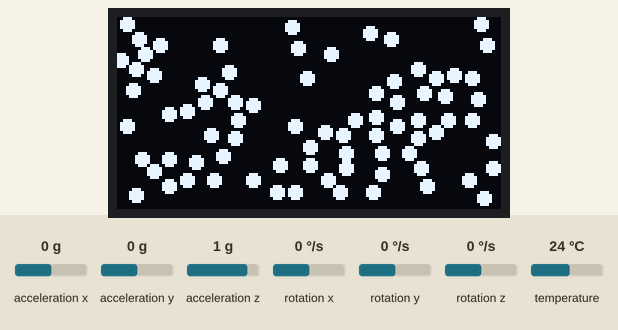
Bench run of a sketch on a simulated Arduino Uno, built with avr-gcc and run on an emulated ATmega328P. Shown: 128×64 one-colour display. The inputs (shaded band) are chosen by the test bench; at power-on: acceleration x 0 g, acceleration y 0 g, acceleration z 1 g, rotation x 0 °/s, rotation y 0 °/s, rotation z 0 °/s, temperature 24 °C. Random numbers use the default seed unless the sketch sets one; what the sketch prints to the serial monitor is not drawn.

Above: at 2.7 s.
2.8 s: acceleration x set to -1.4 g
At 3.47 s:
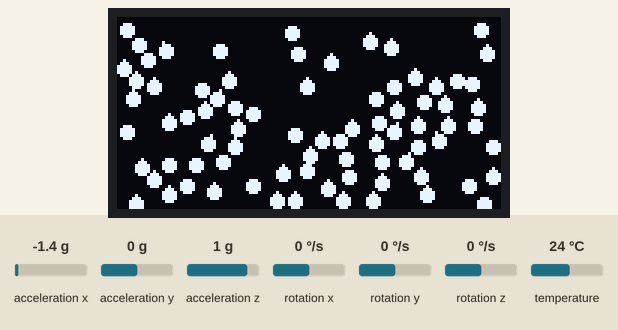
5.1 s: acceleration y set to -1.4 g
At 5.74 s:
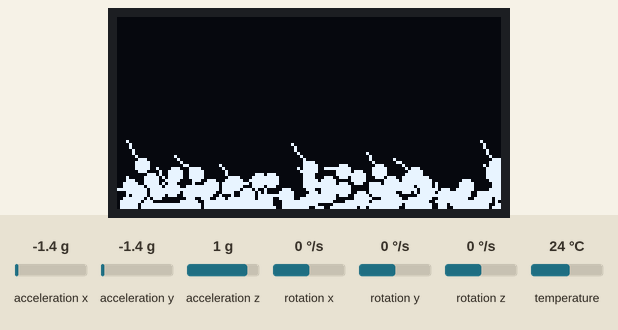
7.4 s: acceleration x set to -0.8 g
At 8.27 s:
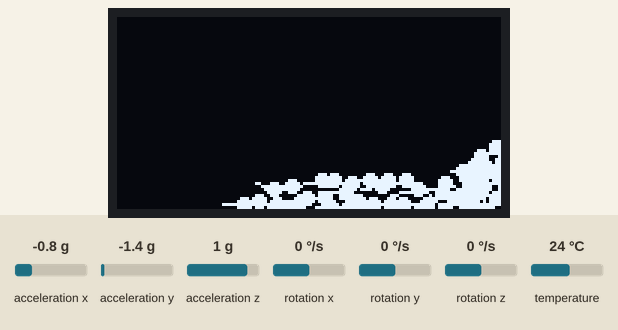
9.9 s: acceleration y set to -0.8 g
At 11.02 s:
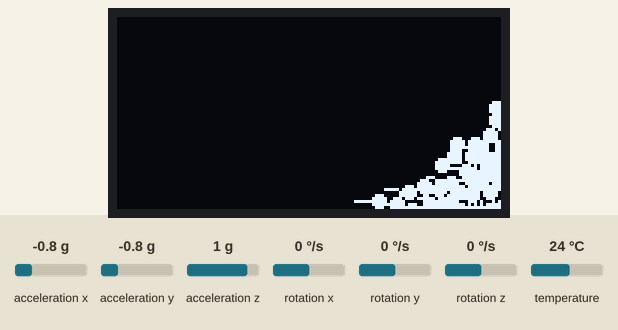
Timing chart, 0 to 12.9 s (numbered marks = the images above; inputs shaded):
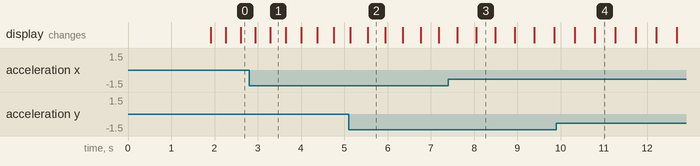

The sketch:

miniocean_oled.ino
```cpp
#include <Wire.h>
#include <Adafruit_GFX.h>
#include <Adafruit_SSD1306.h>
#include <Adafruit_MPU6050.h>
#include <Adafruit_Sensor.h>

// OLED Display settings
#define SCREEN_WIDTH 128
#define SCREEN_HEIGHT 64
#define OLED_RESET -1
Adafruit_SSD1306 display(SCREEN_WIDTH, SCREEN_HEIGHT, &Wire, OLED_RESET);

// MPU6050 gyroscope/accelerometer
Adafruit_MPU6050 mpu;

// MPU6050 orientation configuration
// Adjust these to match your physical mounting
#define INVERT_X false   // Set to true to flip X axis
#define INVERT_Y true    // Set to true to flip Y axis
#define SWAP_XY false     // Set to true to swap X and Y axes
#define ROTATION_DEG 90    // Rotate by 0, 90, 180, or 270 degrees

// Fluid simulation parameters
#define NUM_PARTICLES 80  // Adjust based on performance
#define PARTICLE_SIZE 2
#define DAMPING 0.98      // Velocity damping (energy loss)
#define GRAVITY_SCALE 0.3 // Scale for accelerometer input
#define MAX_VELOCITY 8.0  // Maximum particle velocity

// Particle structure
struct Particle {
  float x, y;      // Position
  float vx, vy;    // Velocity
  float px, py;    // Previous position (for collision)
};

Particle particles[NUM_PARTICLES];

// Accelerometer data
float accelX = 0, accelY = 0;

void setup() {
  Serial.begin(115200);

  // Initialize I2C
  Wire.begin();

  // Initialize OLED
  if(!display.begin(SSD1306_SWITCHCAPVCC, 0x3C)) {
    Serial.println(F("SSD1306 allocation failed"));
    for(;;);
  }
  display.clearDisplay();
  display.setTextSize(1);
  display.setTextColor(SSD1306_WHITE);
  display.setCursor(0, 0);
  display.println(F("Initializing..."));
  display.display();

  // Initialize MPU6050
  if (!mpu.begin()) {
    Serial.println(F("Failed to find MPU6050 chip"));
    display.println(F("MPU6050 failed!"));
    display.display();
    for(;;);
  }
  Serial.println(F("MPU6050 Found!"));

  // Set accelerometer range (±2g, ±4g, ±8g, or ±16g)
  mpu.setAccelerometerRange(MPU6050_RANGE_2_G);

  // Set gyro range (not used in this sketch but good to set)
  mpu.setGyroRange(MPU6050_RANGE_250_DEG);

  // Set filter bandwidth
  mpu.setFilterBandwidth(MPU6050_BAND_21_HZ);

  // Calibrate MPU6050 (keep board flat and still)
  delay(1000);

  // Initialize particles randomly
  for (int i = 0; i < NUM_PARTICLES; i++) {
    particles[i].x = random(PARTICLE_SIZE, SCREEN_WIDTH - PARTICLE_SIZE);
    particles[i].y = random(PARTICLE_SIZE, SCREEN_HEIGHT - PARTICLE_SIZE);
    particles[i].vx = 0;
    particles[i].vy = 0;
    particles[i].px = particles[i].x;
    particles[i].py = particles[i].y;
  }

  delay(500);
}

void rotateAccelerometer(float &x, float &y) {
  float tempX = x;
  float tempY = y;

  // Apply rotation
  switch(ROTATION_DEG) {
    case 90:
      x = -tempY;
      y = tempX;
      break;
    case 180:
      x = -tempX;
      y = -tempY;
      break;
    case 270:
      x = tempY;
      y = -tempX;
      break;
    default: // 0 degrees
      // No rotation needed
      break;
  }

  // Swap axes if needed
  if (SWAP_XY) {
    tempX = x;
    x = y;
    y = tempX;
  }

  // Invert axes if needed
  if (INVERT_X) x = -x;
  if (INVERT_Y) y = -y;
}

void loop() {
  // Read accelerometer data
  sensors_event_t a, g, temp;
  mpu.getEvent(&a, &g, &temp);

  // Convert to screen coordinates
  // a.acceleration.x/y/z is in m/s^2
  // Normalize by dividing by 9.8 (1g) and apply scaling
  float rawX = (a.acceleration.x / 9.8);
  float rawY = (a.acceleration.y / 9.8);

  // Apply rotation and axis configuration
  rotateAccelerometer(rawX, rawY);

  // Scale to screen coordinates
  accelX = rawX * GRAVITY_SCALE * SCREEN_WIDTH;
  accelY = rawY * GRAVITY_SCALE * SCREEN_HEIGHT;

  // Update particles
  updateParticles();

  // Render
  display.clearDisplay();
  drawParticles();
  display.display();

  // Small delay for stability (~30-60 fps)
  delay(16);
}

void updateParticles() {
  for (int i = 0; i < NUM_PARTICLES; i++) {
    // Store previous position
    particles[i].px = particles[i].x;
    particles[i].py = particles[i].y;

    // Apply gravity/acceleration from gyroscope
    particles[i].vx += accelX * 0.1;
    particles[i].vy += accelY * 0.1;

    // Apply damping
    particles[i].vx *= DAMPING;
    particles[i].vy *= DAMPING;

    // Add small random "jitter" to prevent particles from getting stuck
    // This helps unstick collapsed particles
    float jitterStrength = 0.05;
    particles[i].vx += (random(-100, 100) / 100.0) * jitterStrength;
    particles[i].vy += (random(-100, 100) / 100.0) * jitterStrength;

    // Clamp velocity
    particles[i].vx = constrain(particles[i].vx, -MAX_VELOCITY, MAX_VELOCITY);
    particles[i].vy = constrain(particles[i].vy, -MAX_VELOCITY, MAX_VELOCITY);

    // Update position
    particles[i].x += particles[i].vx;
    particles[i].y += particles[i].vy;

    // Boundary collision with bounce
    if (particles[i].x <= PARTICLE_SIZE) {
      particles[i].x = PARTICLE_SIZE;
      particles[i].vx = -particles[i].vx * 0.7; // Bounce with energy loss
    }
    if (particles[i].x >= SCREEN_WIDTH - PARTICLE_SIZE) {
      particles[i].x = SCREEN_WIDTH - PARTICLE_SIZE;
      particles[i].vx = -particles[i].vx * 0.7;
    }
    if (particles[i].y <= PARTICLE_SIZE) {
      particles[i].y = PARTICLE_SIZE;
      particles[i].vy = -particles[i].vy * 0.7;
    }
    if (particles[i].y >= SCREEN_HEIGHT - PARTICLE_SIZE) {
      particles[i].y = SCREEN_HEIGHT - PARTICLE_SIZE;
      particles[i].vy = -particles[i].vy * 0.7;
    }
  }

  // Simple particle-particle interaction (cohesion/collision)
  handleParticleInteractions();
}

void handleParticleInteractions() {
  float interactionRadius = 6.0;
  float pushStrength = 0.8;  // Increased from 0.5
  float minDistance = 0.5;   // Minimum distance to prevent division by zero

  for (int i = 0; i < NUM_PARTICLES; i++) {
    for (int j = i + 1; j < NUM_PARTICLES; j++) {
      float dx = particles[j].x - particles[i].x;
      float dy = particles[j].y - particles[i].y;
      float distSq = dx * dx + dy * dy;
      float dist = sqrt(distSq);

      // If particles are too close, push them apart
      if (dist < interactionRadius) {
        // Prevent division by zero and handle overlapping particles
        if (dist < minDistance) {
          // Particles are nearly on top of each other - separate them forcefully
          float angle = random(0, 628) / 100.0; // Random angle in radians
          dx = cos(angle) * interactionRadius;
          dy = sin(angle) * interactionRadius;
          dist = interactionRadius;

          // Directly separate positions
          particles[i].x -= dx * 0.5;
          particles[i].y -= dy * 0.5;
          particles[j].x += dx * 0.5;
          particles[j].y += dy * 0.5;
        }

        // Calculate repulsion force
        float force = (interactionRadius - dist) / interactionRadius;
        float fx = (dx / dist) * force * pushStrength;
        float fy = (dy / dist) * force * pushStrength;

        // Apply force to velocities
        particles[i].vx -= fx;
        particles[i].vy -= fy;
        particles[j].vx += fx;
        particles[j].vy += fy;

        // Additional positional correction to prevent overlap
        float overlap = (interactionRadius - dist) * 0.5;
        if (overlap > 0) {
          float separationX = (dx / dist) * overlap;
          float separationY = (dy / dist) * overlap;

          particles[i].x -= separationX;
          particles[i].y -= separationY;
          particles[j].x += separationX;
          particles[j].y += separationY;
        }
      }
    }
  }
}

void drawParticles() {
  // Draw particles with motion blur for smoother appearance
  for (int i = 0; i < NUM_PARTICLES; i++) {
    // Draw particle
    display.fillCircle((int)particles[i].x, (int)particles[i].y, PARTICLE_SIZE, SSD1306_WHITE);

    // Optional: Draw motion trail
    float speed = sqrt(particles[i].vx * particles[i].vx + particles[i].vy * particles[i].vy);
    if (speed > 1.0) {
      display.drawLine(
        (int)particles[i].px, (int)particles[i].py,
        (int)particles[i].x, (int)particles[i].y,
        SSD1306_WHITE
      );
    }
  }

  // Optional: Display info
  // display.setCursor(0, 0);
  // display.print(F("X:"));
  // display.print(accelX, 1);
  // display.print(F(" Y:"));
  // display.print(accelY, 1);
}
```

Measured:
- what the display in image 2 shows lasts 0.4 s, from 5.5 s to 5.9 s
- what the display in image 4 shows lasts 0.5 s, from 10.8 s to 11.3 s
